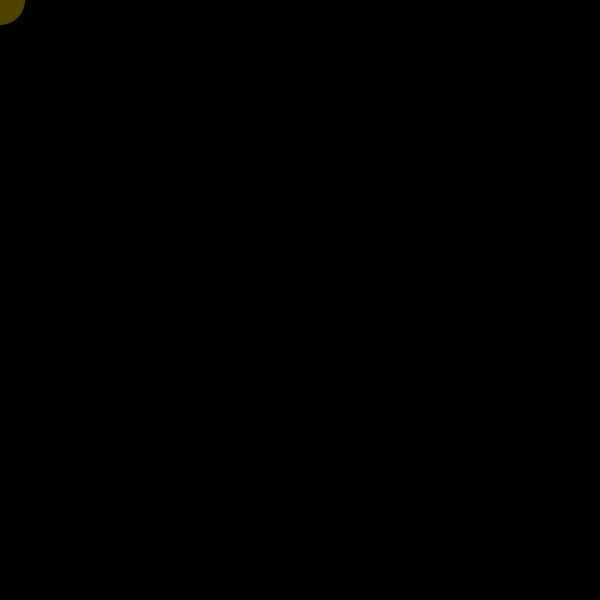
Frame 1 (no input)
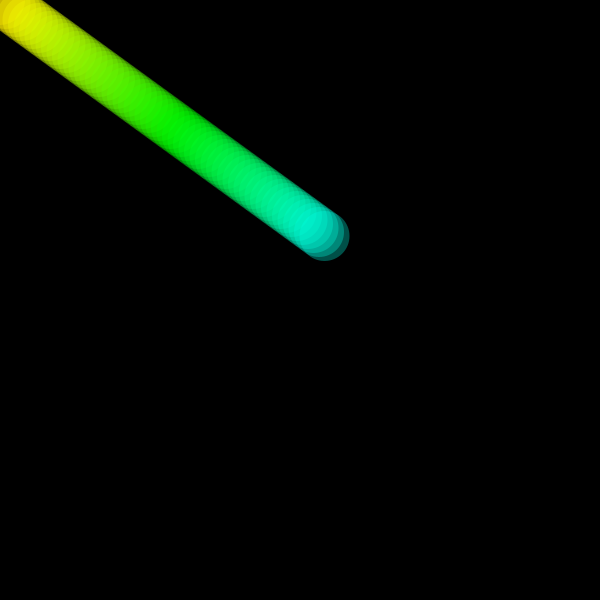
Frame 60 (the mouse pressed at the canvas centre just before this capture)
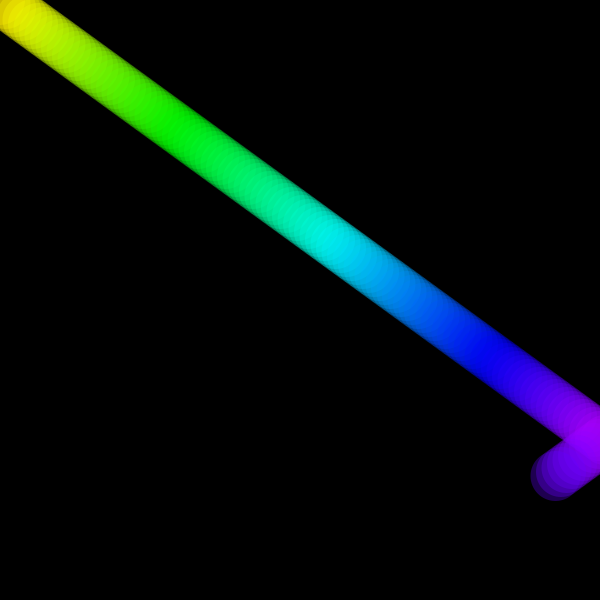
Frame 120 (the mouse held since frame 60 and released just before this capture)

The Processing sketch that drew these frames (run headless with seeded random() and noise(); from frame 60 on, the mouse is pressed at the canvas centre):

// Processing sketch: processing_166696
// ── processing_166696.pde

Ball ball;

float H = 0;
float S = 0;
float B = 0;

void setup() {
  colorMode(HSB, 360, 100, 100); //changes color mode to HSB mode 
  background(0, 0, 0);  //black background
  size(600, 600);
  smooth();
  ball = new Ball(50);
}

void draw() { 
  ball.display();
  ball.bounce();
}
class Ball {
  float x; //x coordinate of ball
  float y; //y coordinate of ball
  float d; //diameter
  float xspeed;
  float yspeed;


  Ball(float _d) {
    x = 0; //starting position
    y = 0;
    xspeed = 5.5; //vertical speed
    yspeed = 4; //horizontal speed
    d = _d; //choose diameter when the class is called in setup
    //step = 0; //for spin function onlyty
  }

  void display() {
    noStroke();
    H = map(x, 0, width, 50, 280); //maps hue values to horizontal values
    S = map(y, 0, height, 0, 100); //maps the saturation to vertival values
    B = map(y, 0, height, 0, 100);
    fill(H, 100, 100, 80); //90 is the opacity;

    ellipse(x, y, d, d);
  }

  void bounce() {
    x = x+xspeed; //bounces off the walls of the display
    y = y+yspeed;

    if ( x>width ||x<=0) {
      xspeed = -xspeed;
    }

    if (y > height || y<0) {
      yspeed = -yspeed;
    }
  }
}
